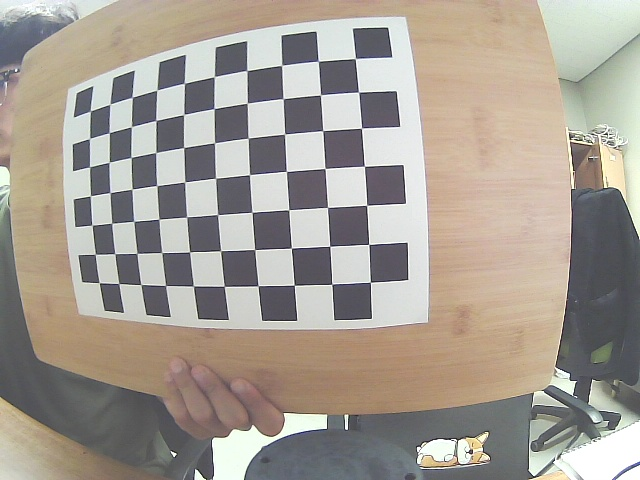
#> input picture intrinsic/useimg/image_00.jpg, 640 x 480 px; its folder holds 4 pictures in this run
$ python fisheye_calib.py
#> lines starting #> are read from the running program, lines starting #| are printed output that depends on the picture; after the words box and inside, x2 and y2 are one past the last pixel; in counts of white or black regions, pixels touching at a corner belong together
import cv2
import numpy as np
import os
import re
import yaml

# 1. 체커보드 내부 코너 수와 칸의 물리 크기(mm)
CHECKERBOARD = (10, 7)
square_size = 24  # mm

subpix_criteria = (cv2.TERM_CRITERIA_EPS + cv2.TERM_CRITERIA_MAX_ITER, 30, 0.1)
calib_flags = cv2.fisheye.CALIB_RECOMPUTE_EXTRINSIC + cv2.fisheye.CALIB_FIX_SKEW

objp = np.zeros((1, CHECKERBOARD[0]*CHECKERBOARD[1], 3), np.float32)
objp[0, :, :2] = np.mgrid[0:CHECKERBOARD[0], 0:CHECKERBOARD[1]].T.reshape(-1, 2)
objp *= square_size

objpoints = []  # 3D world points
imgpoints = []  # 2D image points

# 2. 이미지 파일명 자동 인식 (image_00.jpg, image_01.jpg 등)
image_folder = "useimg"
pattern = re.compile(r'image_\d+\.(jpg|JPG|jpeg|JPEG)')
file_list = [f for f in os.listdir(image_folder) if pattern.match(f)]
file_list.sort(key=lambda fname: int(re.search(r'_(\d+)', fname).group(1)))
image_paths = [os.path.join(image_folder, f) for f in file_list]

if not image_paths:
    raise RuntimeError("images 폴더에 image_00.jpg, image_01.jpg 등의 파일이 없습니다. 파일명을 확인하세요.")

gray = None
for fname in image_paths:
    img = cv2.imread(fname)
#> img is the input picture: shape (480, 640, 3); mean B, G, R 147.7, 157.1, 164.6
    if img is None:
        print(f"이미지를 불러오지 못함: {fname}")
        continue
    gray = cv2.cvtColor(img, cv2.COLOR_BGR2GRAY)
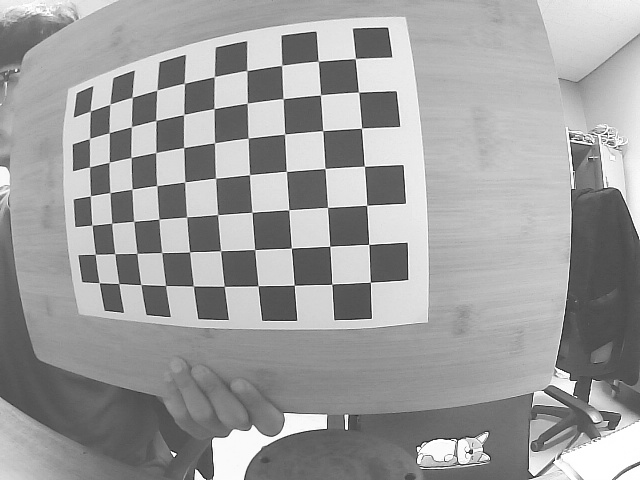
#> gray: shape (480, 640); min 32, max 255, mean 158.3
    ret, corners = cv2.findChessboardCorners(
        gray, CHECKERBOARD,
        cv2.CALIB_CB_ADAPTIVE_THRESH + cv2.CALIB_CB_FAST_CHECK + cv2.CALIB_CB_NORMALIZE_IMAGE
    )
#> ret = True; corners = 70 rows, first 8: [90.51, 111], [109.9, 104.3], [132.2, 97.32], [156.9, 90.23], [184.4, 83.35], [214.3, 76.65], [246.9, 70.61], [281.6, 65.39]
    if ret:
        cv2.cornerSubPix(gray, corners, (3, 3), (-1, -1), subpix_criteria)
        imgpoints.append(corners)
        objpoints.append(objp)
        draw_img = img.copy()
        cv2.drawChessboardCorners(draw_img, CHECKERBOARD, corners, ret)
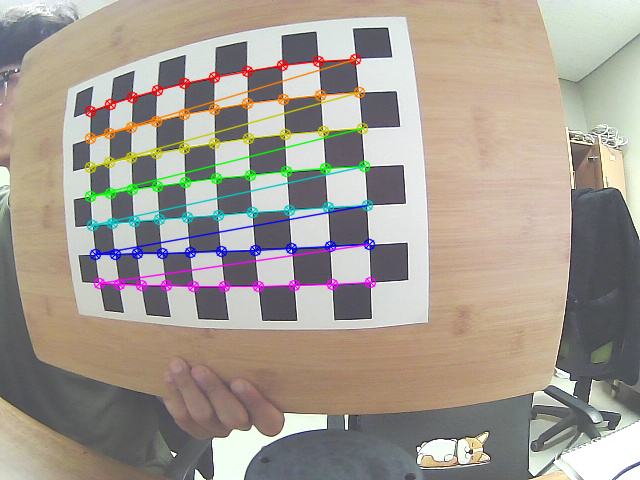
#> draw_img: shape (480, 640, 3); 5.11% of pixels changed, all inside (x1, y1, x2, y2) = (84, 53, 377, 293)
        cv2.imshow('Corners', draw_img)
        cv2.waitKey(100)
#> pass 2 of the loop `for fname in image_paths:`:
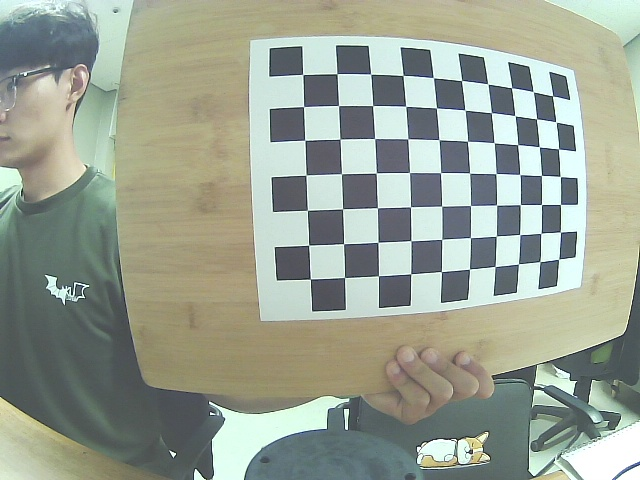
#> input picture intrinsic/useimg/image_01.jpg, 640 x 480 px
#> img is the input picture: shape (480, 640, 3); mean B, G, R 146.9, 160.5, 152.8
#> `gray = cv2.cvtColor(img, cv2.COLOR_BGR2GRAY)`:
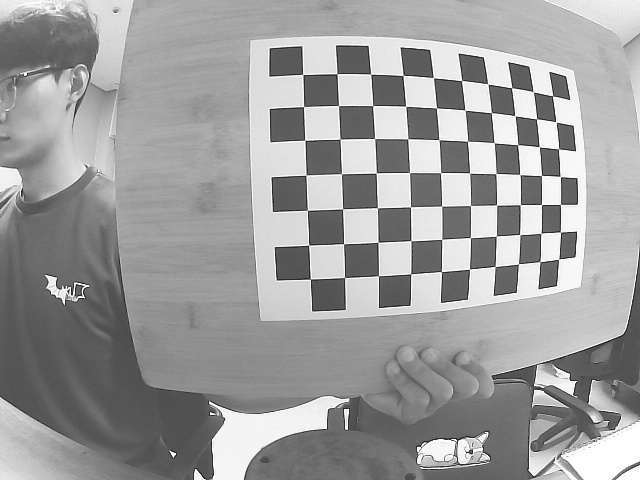
#> gray: shape (480, 640); min 32, max 255, mean 156.7
#> corners = 70 rows, first 8: [302.8, 74.5], [336.9, 73.82], [370.6, 74.17], [403.1, 75.38], [433.4, 77.61], [461.6, 80.51], [487.9, 84.02], [511.5, 87.61]
#> `cv2.drawChessboardCorners(draw_img, CHECKERBOARD, corners, ret)`:
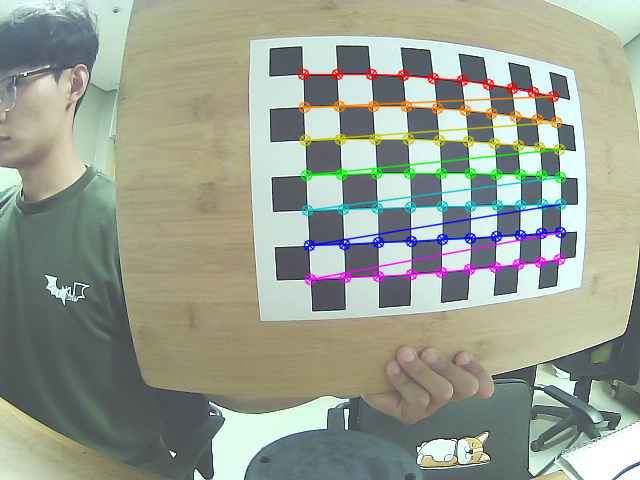
#> draw_img: shape (480, 640, 3); 4.84% of pixels changed, all inside (x1, y1, x2, y2) = (297, 68, 567, 286)
#> pass 3 of the loop `for fname in image_paths:`:
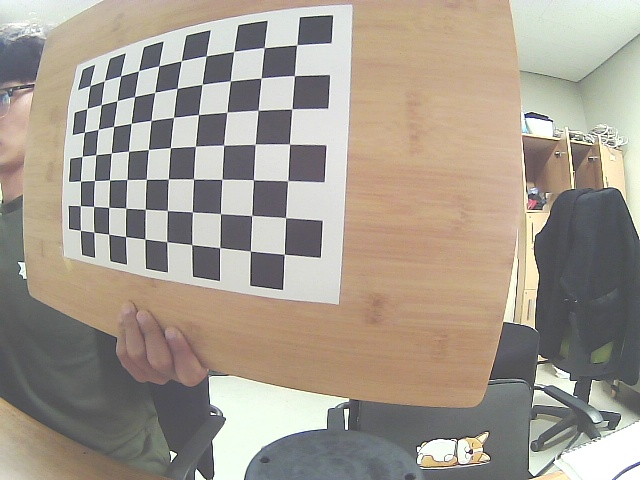
#> input picture intrinsic/useimg/image_02.jpg, 640 x 480 px
#> img is the input picture: shape (480, 640, 3); mean B, G, R 143, 154.8, 164
#> `gray = cv2.cvtColor(img, cv2.COLOR_BGR2GRAY)`:
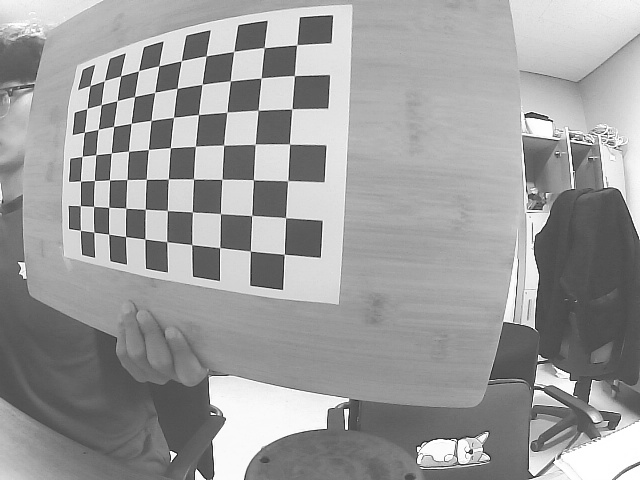
#> gray: shape (480, 640); min 29, max 255, mean 156.2
#> corners = 70 rows, first 8: [90.01, 85.64], [104.5, 80.63], [120.6, 75.86], [138.5, 70.71], [158.8, 65.76], [181.1, 61.01], [206.3, 55.97], [233.8, 51.33]
#> `cv2.drawChessboardCorners(draw_img, CHECKERBOARD, corners, ret)`:
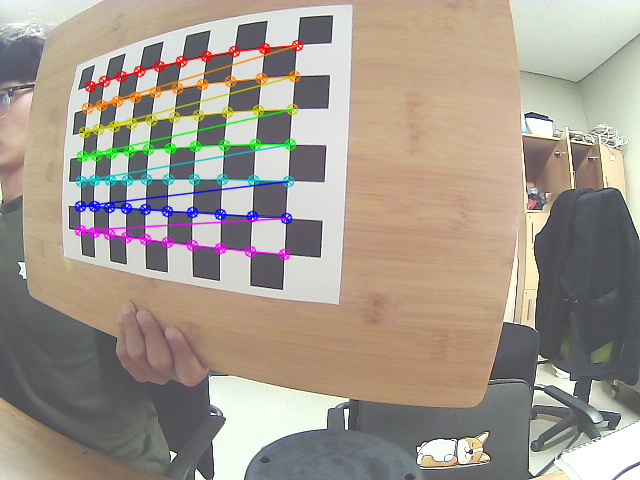
#> draw_img: shape (480, 640, 3); 4.33% of pixels changed, all inside (x1, y1, x2, y2) = (74, 39, 304, 261)
#> the loop made 4 passes; the first 3 are shown
cv2.destroyAllWindows()

N_OK = len(objpoints)
if N_OK < 5:
#> (the run stopped early here; a loop or call above may not have finished)
